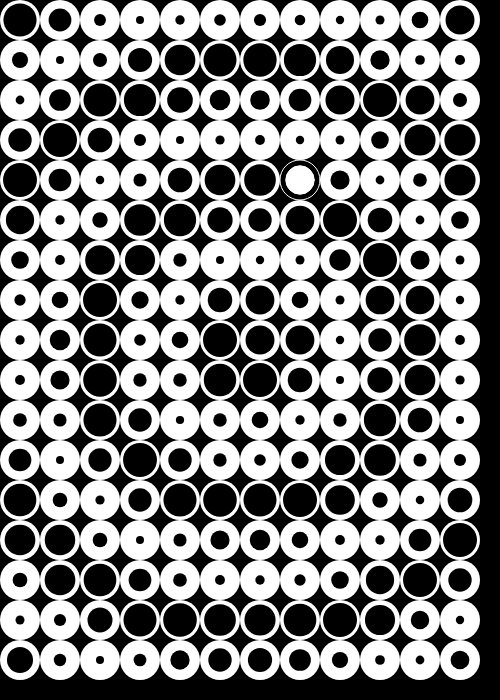
Frame 1 (no input)
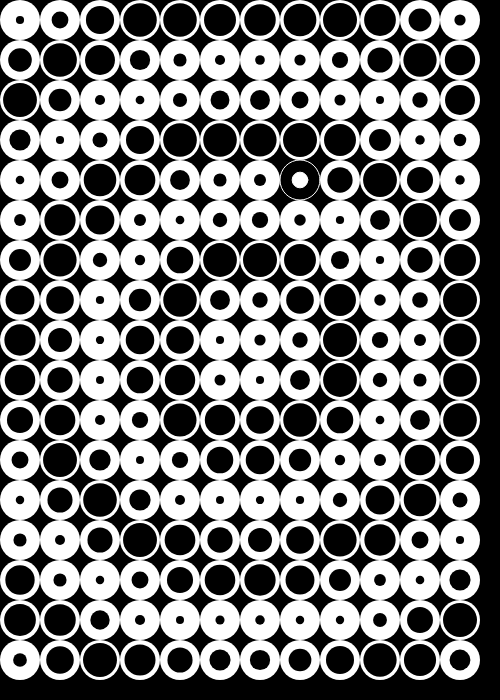
Frame 60 (no input)
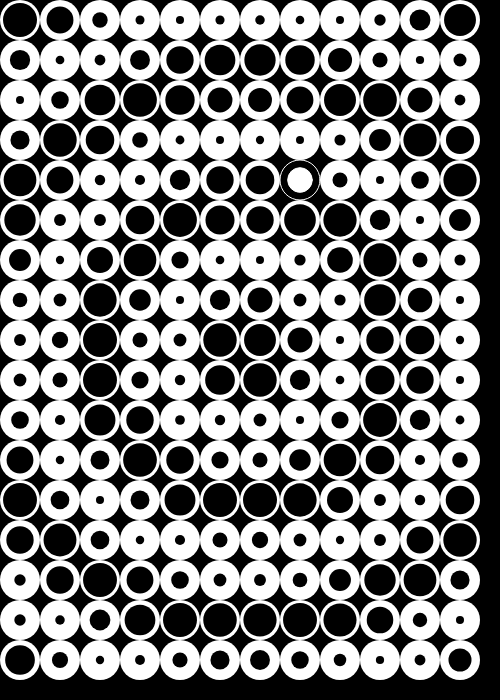
Frame 120 (the mouse pressed at the canvas centre since frame 60)

The p5.js sketch that drew these frames (run headless with seeded random() and noise() and a simulated clock; from frame 60 on, the mouse is pressed at the canvas centre):

// p5.js sketch
// ── sketch.js
// The Perfectionist's Nightmare
// A harmonic grid of eyes... except for one.

let cols, rows;
let size = 40; // Diameter of the eye
let glitchX, glitchY;

function setup() {
  createCanvas(500, 700);
  background(0);
  
  // Calculate grid columns and rows based on size
  cols = floor(width / size);
  rows = floor(height / size);
  
  // Select the "glitch" eye position (somewhere central but random)
  glitchX = floor(random(2, cols - 2));
  glitchY = floor(random(2, rows - 2));
  
  noStroke();
}

function draw() {
  background(0); // Keep background black
  
  for (let i = 0; i < cols; i++) {
    for (let j = 0; j < rows; j++) {
      let x = i * size + size / 2;
      let y = j * size + size / 2;
      
      // Calculate oscillation
      // We use the distance from center to create a radial wave pattern
      let d = dist(x, y, width/2, height/2);
      let angle = (d * 0.05) - (frameCount * 0.05);
      
      let isGlitch = (i === glitchX && j === glitchY);
      
      // Draw Sclera
      if (isGlitch) {
        fill(0); // Black Sclera (Inverted)
        stroke(255); // White outline to see it against black bg
        strokeWeight(1);
      } else {
        fill(255); // White Sclera
        noStroke();
      }
      ellipse(x, y, size, size);
      
      // Draw Pupil (Black part usually)
      let pupilSize = map(sin(angle), -1, 1, size * 0.2, size * 0.85);
      
      if (isGlitch) fill(255); // White Pupil (Inverted)
      else fill(0); // Black Pupil
      
      ellipse(x, y, pupilSize, pupilSize);
    }
  }
}
